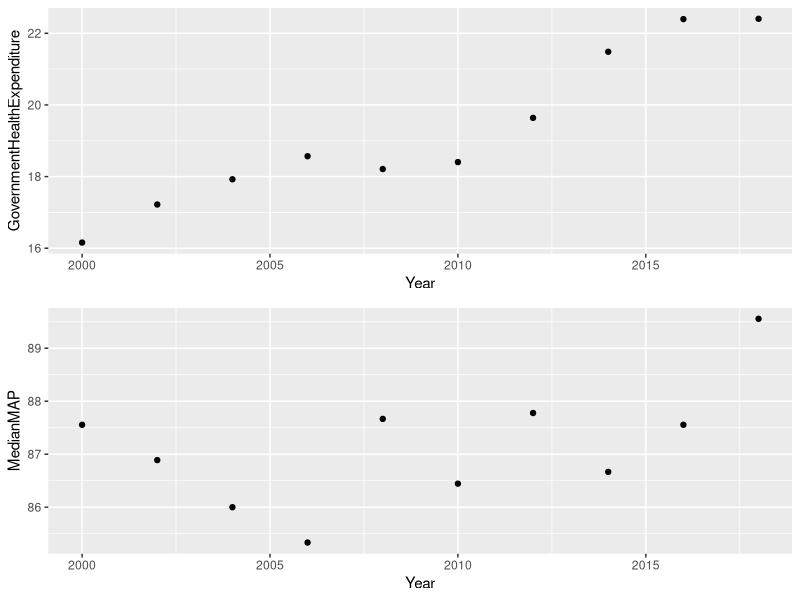
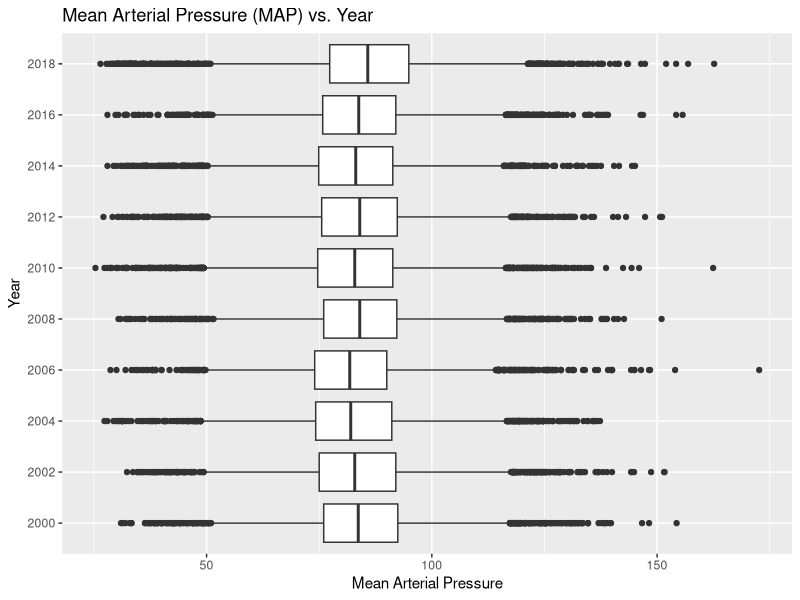
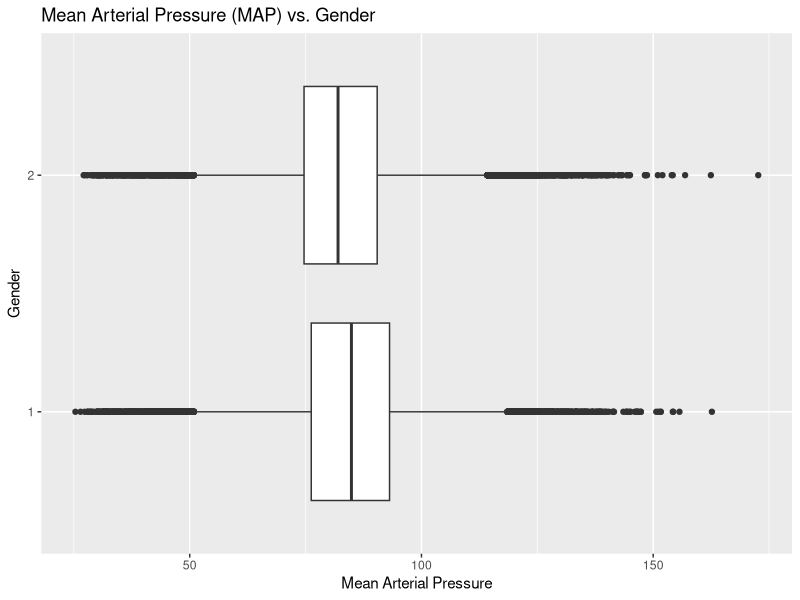
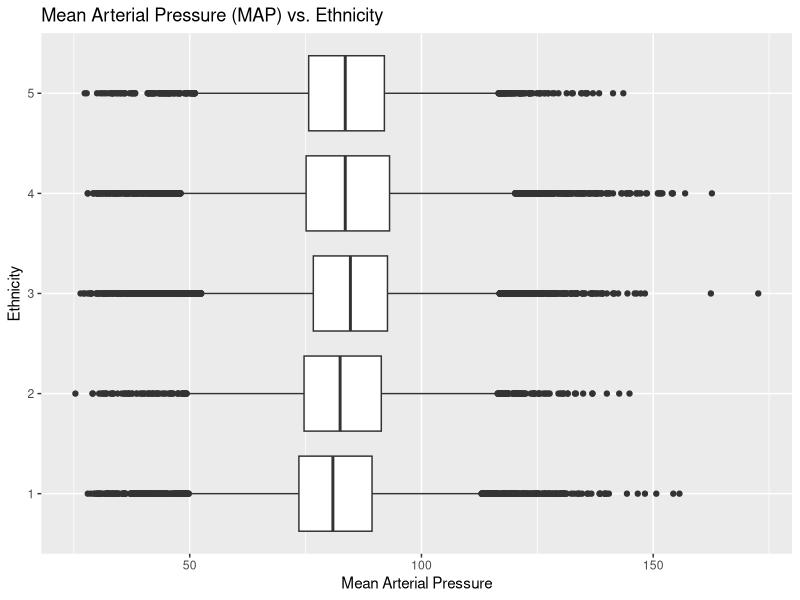
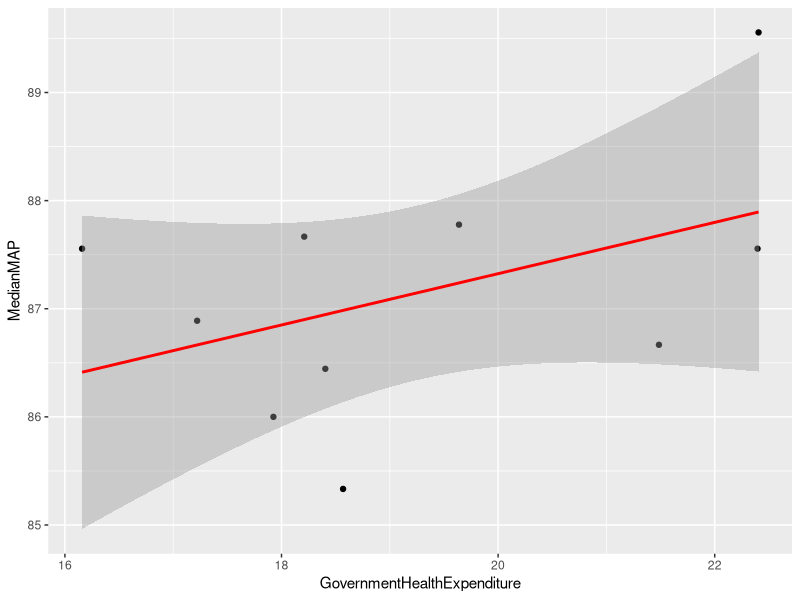

These figures' R source, in order:
## ---- chunk 1
suppressPackageStartupMessages(library(tidyverse))
print(getwd())
MAPvsEx <- read_csv(here::here("dataset/MAPvsEx.csv"))
modelData <- read_csv(here::here("dataset/modelData.csv"))
## ---- chunk 2
MAPvsEx
plot_govExp <- ggplot(data = MAPvsEx,aes(x=Year, y = GovernmentHealthExpenditure)) + 
         geom_point()

plot_medMAP <- ggplot(data = MAPvsEx,aes(x=Year, y = MedianMAP)) + 
         geom_point()

library(grid)

grid.newpage()
grid.draw(rbind(ggplotGrob(plot_govExp), ggplotGrob(plot_medMAP), size = "last"))
## ---- chunk 3
# creating linear models
model <- lm(MAP ~ factor(RIDRETH1) + factor(Year) + RIDAGEYR + factor(RIAGENDR), data = modelData)
summary(model)
## ---- chunk 4
modelData %>% ggplot(aes(x = factor(Year), y = MAP)) +
  geom_boxplot() +
  stat_smooth(method = "lm", se = FALSE) +
  labs(title = "Mean Arterial Pressure (MAP) vs. Year", x = "Year", y = "Mean Arterial Pressure") +
  coord_flip()
## ---- chunk 5
modelData %>% ggplot(aes(x = factor(RIAGENDR), y = MAP)) +
  geom_boxplot() +
  stat_smooth(method = "lm", se = FALSE) +
  labs(title = "Mean Arterial Pressure (MAP) vs. Gender", x = "Gender", y = "Mean Arterial Pressure") +
  coord_flip()
## ---- chunk 6
modelData %>% ggplot(aes(x = factor(RIDRETH1), y = MAP)) +
  geom_boxplot() +
  stat_smooth(method = "lm", se = FALSE) +
  labs(title = "Mean Arterial Pressure (MAP) vs. Ethnicity", 
       x = "Ethnicity", y = "Mean Arterial Pressure") +
  coord_flip()
## ---- chunk 7
MAPEx_model <- lm(MedianMAP ~ GovernmentHealthExpenditure, data = MAPvsEx)
summary(MAPEx_model)
ggplot(MAPvsEx, aes(x = GovernmentHealthExpenditure, y = MedianMAP)) + 
  geom_point() +
  stat_smooth(method = "lm", col = "red")
## ---- chunk 8

